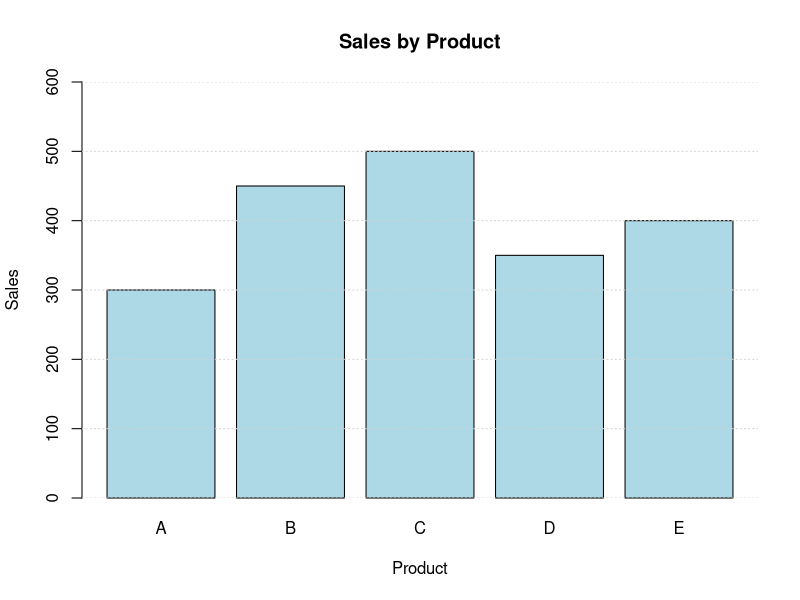

Write R code to recreate this figure.
# Create the dataset
product <- c("A", "B", "C", "D", "E")
sales <- c(300, 450, 500, 350, 400)

# Plot the bar plot
barplot(sales, 
        names.arg = product, 
        main = "Sales by Product", 
        xlab = "Product", 
        ylab = "Sales", 
        col = "lightblue",
        ylim = c(0, 600)) # Set the y-axis limit

# Add a grid
grid(nx = NA, ny = NULL) # Only horizontal grid lines
